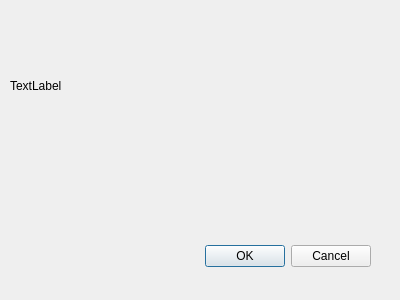
<?xml version="1.0" encoding="UTF-8"?>
<ui version="4.0">
 <class>Dialog</class>
 <widget class="QDialog" name="Dialog">
  <property name="geometry">
   <rect>
    <x>0</x>
    <y>0</y>
    <width>400</width>
    <height>300</height>
   </rect>
  </property>
  <property name="windowTitle">
   <string>Dialog</string>
  </property>
  <widget class="QDialogButtonBox" name="buttonBox">
   <property name="geometry">
    <rect>
     <x>30</x>
     <y>240</y>
     <width>341</width>
     <height>32</height>
    </rect>
   </property>
   <property name="orientation">
    <enum>Qt::Horizontal</enum>
   </property>
   <property name="standardButtons">
    <set>QDialogButtonBox::Cancel|QDialogButtonBox::Ok</set>
   </property>
  </widget>
  <widget class="QLabel" name="label">
   <property name="geometry">
    <rect>
     <x>10</x>
     <y>20</y>
     <width>351</width>
     <height>131</height>
    </rect>
   </property>
   <property name="text">
    <string>TextLabel</string>
   </property>
  </widget>
 </widget>
 <resources/>
 <connections>
  <connection>
   <sender>buttonBox</sender>
   <signal>accepted()</signal>
   <receiver>Dialog</receiver>
   <slot>accept()</slot>
   <hints>
    <hint type="sourcelabel">
     <x>248</x>
     <y>254</y>
    </hint>
    <hint type="destinationlabel">
     <x>157</x>
     <y>274</y>
    </hint>
   </hints>
  </connection>
  <connection>
   <sender>buttonBox</sender>
   <signal>rejected()</signal>
   <receiver>Dialog</receiver>
   <slot>reject()</slot>
   <hints>
    <hint type="sourcelabel">
     <x>316</x>
     <y>260</y>
    </hint>
    <hint type="destinationlabel">
     <x>286</x>
     <y>274</y>
    </hint>
   </hints>
  </connection>
 </connections>
</ui>
